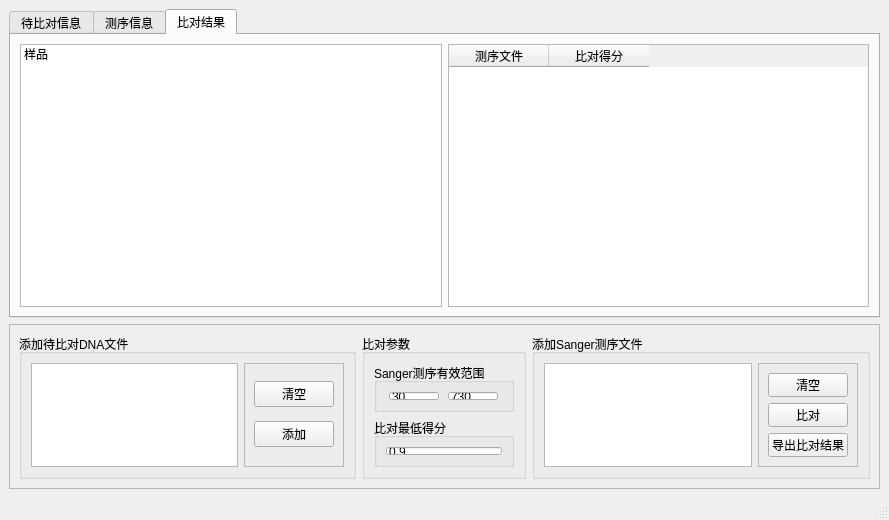
<?xml version="1.0" encoding="UTF-8"?>
<ui version="4.0">
 <class>MainWindow</class>
 <widget class="QMainWindow" name="MainWindow">
  <property name="geometry">
   <rect>
    <x>0</x>
    <y>0</y>
    <width>889</width>
    <height>520</height>
   </rect>
  </property>
  <property name="maximumSize">
   <size>
    <width>16777215</width>
    <height>16777215</height>
   </size>
  </property>
  <property name="windowTitle">
   <string>测序批量比对</string>
  </property>
  <widget class="QWidget" name="centralwidget">
   <layout class="QVBoxLayout" name="verticalLayout_6">
    <item>
     <widget class="QTabWidget" name="tabWidget">
      <property name="currentIndex">
       <number>2</number>
      </property>
      <widget class="QWidget" name="Tab">
       <attribute name="title">
        <string>待比对信息</string>
       </attribute>
       <layout class="QHBoxLayout" name="horizontalLayout">
        <item>
         <widget class="QTableWidget" name="tableWidget">
          <column>
           <property name="text">
            <string>待比对样品名</string>
           </property>
          </column>
          <column>
           <property name="text">
            <string>5` 附加</string>
           </property>
          </column>
          <column>
           <property name="text">
            <string>待比对序列</string>
           </property>
          </column>
          <column>
           <property name="text">
            <string>3` 附加</string>
           </property>
          </column>
         </widget>
        </item>
        <item>
         <widget class="QFrame" name="frame">
          <property name="frameShape">
           <enum>QFrame::StyledPanel</enum>
          </property>
          <property name="frameShadow">
           <enum>QFrame::Raised</enum>
          </property>
          <layout class="QVBoxLayout" name="verticalLayout">
           <item>
            <widget class="QPushButton" name="pushButton_clear_expectation">
             <property name="text">
              <string>清空</string>
             </property>
            </widget>
           </item>
           <item>
            <widget class="QPushButton" name="pushButton_export_template">
             <property name="text">
              <string>导出模板表格</string>
             </property>
            </widget>
           </item>
           <item>
            <widget class="QPushButton" name="pushButton_import">
             <property name="text">
              <string>从表格导入</string>
             </property>
            </widget>
           </item>
           <item>
            <widget class="QPushButton" name="pushButton_add_line_to_expectation">
             <property name="text">
              <string>加一行</string>
             </property>
            </widget>
           </item>
          </layout>
         </widget>
        </item>
       </layout>
      </widget>
      <widget class="QWidget" name="tab_2">
       <attribute name="title">
        <string>测序信息</string>
       </attribute>
       <layout class="QHBoxLayout" name="horizontalLayout_2">
        <item>
         <widget class="QTableWidget" name="tableWidget_2">
          <column>
           <property name="text">
            <string>测序文件名</string>
           </property>
          </column>
          <column>
           <property name="text">
            <string>序列</string>
           </property>
          </column>
         </widget>
        </item>
        <item>
         <widget class="QFrame" name="frame_2">
          <property name="frameShape">
           <enum>QFrame::StyledPanel</enum>
          </property>
          <property name="frameShadow">
           <enum>QFrame::Raised</enum>
          </property>
          <layout class="QVBoxLayout" name="verticalLayout_2">
           <item>
            <widget class="QPushButton" name="pushButton_clear_Sanger">
             <property name="text">
              <string>清空</string>
             </property>
            </widget>
           </item>
           <item>
            <widget class="QPushButton" name="pushButton_add_line_to_Sanger">
             <property name="text">
              <string>加一行</string>
             </property>
            </widget>
           </item>
          </layout>
         </widget>
        </item>
       </layout>
      </widget>
      <widget class="QWidget" name="tab">
       <attribute name="title">
        <string>比对结果</string>
       </attribute>
       <layout class="QHBoxLayout" name="horizontalLayout_3">
        <item>
         <widget class="QListWidget" name="listWidget">
          <item>
           <property name="text">
            <string>样品</string>
           </property>
          </item>
         </widget>
        </item>
        <item>
         <widget class="QTableWidget" name="tableWidget_3">
          <column>
           <property name="text">
            <string>测序文件</string>
           </property>
          </column>
          <column>
           <property name="text">
            <string>比对得分</string>
           </property>
          </column>
         </widget>
        </item>
       </layout>
      </widget>
     </widget>
    </item>
    <item>
     <widget class="QFrame" name="frame_5">
      <property name="maximumSize">
       <size>
        <width>16777215</width>
        <height>165</height>
       </size>
      </property>
      <property name="frameShape">
       <enum>QFrame::StyledPanel</enum>
      </property>
      <property name="frameShadow">
       <enum>QFrame::Raised</enum>
      </property>
      <layout class="QHBoxLayout" name="horizontalLayout_6">
       <item>
        <widget class="QGroupBox" name="groupBox_2">
         <property name="maximumSize">
          <size>
           <width>16777215</width>
           <height>150</height>
          </size>
         </property>
         <property name="title">
          <string>添加待比对DNA文件</string>
         </property>
         <layout class="QHBoxLayout" name="horizontalLayout_5">
          <item>
           <widget class="QPlainTextEdit" name="plainTextEdit_2"/>
          </item>
          <item>
           <widget class="QFrame" name="frame_4">
            <property name="frameShape">
             <enum>QFrame::StyledPanel</enum>
            </property>
            <property name="frameShadow">
             <enum>QFrame::Raised</enum>
            </property>
            <layout class="QVBoxLayout" name="verticalLayout_4">
             <item>
              <widget class="QPushButton" name="pushButton_clear_DNA_recognition">
               <property name="text">
                <string>清空</string>
               </property>
              </widget>
             </item>
             <item>
              <widget class="QPushButton" name="pushButton_add_DNA">
               <property name="text">
                <string>添加</string>
               </property>
              </widget>
             </item>
            </layout>
           </widget>
          </item>
         </layout>
        </widget>
       </item>
       <item>
        <widget class="QGroupBox" name="groupBox_5">
         <property name="title">
          <string>比对参数</string>
         </property>
         <layout class="QVBoxLayout" name="verticalLayout_5">
          <item>
           <widget class="QGroupBox" name="groupBox_4">
            <property name="title">
             <string>Sanger测序有效范围</string>
            </property>
            <layout class="QHBoxLayout" name="horizontalLayout_7">
             <item>
              <widget class="QLineEdit" name="lineEdit_Sanger_start">
               <property name="maximumSize">
                <size>
                 <width>50</width>
                 <height>16777215</height>
                </size>
               </property>
               <property name="text">
                <string>30</string>
               </property>
              </widget>
             </item>
             <item>
              <widget class="QLineEdit" name="lineEdit_Sanger_end">
               <property name="maximumSize">
                <size>
                 <width>50</width>
                 <height>16777215</height>
                </size>
               </property>
               <property name="text">
                <string>730</string>
               </property>
              </widget>
             </item>
            </layout>
           </widget>
          </item>
          <item>
           <widget class="QGroupBox" name="groupBox_3">
            <property name="title">
             <string>比对最低得分</string>
            </property>
            <layout class="QHBoxLayout" name="horizontalLayout_8">
             <item>
              <widget class="QLineEdit" name="lineEdit_score">
               <property name="text">
                <string>0.9</string>
               </property>
              </widget>
             </item>
            </layout>
           </widget>
          </item>
         </layout>
        </widget>
       </item>
       <item>
        <widget class="QGroupBox" name="groupBox">
         <property name="maximumSize">
          <size>
           <width>16777215</width>
           <height>16777215</height>
          </size>
         </property>
         <property name="title">
          <string>添加Sanger测序文件</string>
         </property>
         <layout class="QHBoxLayout" name="horizontalLayout_4">
          <item>
           <widget class="QPlainTextEdit" name="plainTextEdit"/>
          </item>
          <item>
           <widget class="QFrame" name="frame_3">
            <property name="frameShape">
             <enum>QFrame::StyledPanel</enum>
            </property>
            <property name="frameShadow">
             <enum>QFrame::Raised</enum>
            </property>
            <layout class="QVBoxLayout" name="verticalLayout_3">
             <item>
              <widget class="QPushButton" name="pushButton_clear_Sanger_recognition">
               <property name="text">
                <string>清空</string>
               </property>
              </widget>
             </item>
             <item>
              <widget class="QPushButton" name="pushButton_align">
               <property name="text">
                <string>比对</string>
               </property>
              </widget>
             </item>
             <item>
              <widget class="QPushButton" name="pushButton">
               <property name="text">
                <string>导出比对结果</string>
               </property>
              </widget>
             </item>
            </layout>
           </widget>
          </item>
         </layout>
        </widget>
       </item>
      </layout>
     </widget>
    </item>
   </layout>
  </widget>
  <widget class="QMenuBar" name="menubar">
   <property name="geometry">
    <rect>
     <x>0</x>
     <y>0</y>
     <width>889</width>
     <height>22</height>
    </rect>
   </property>
  </widget>
  <widget class="QStatusBar" name="statusbar"/>
 </widget>
 <resources/>
 <connections/>
</ui>
